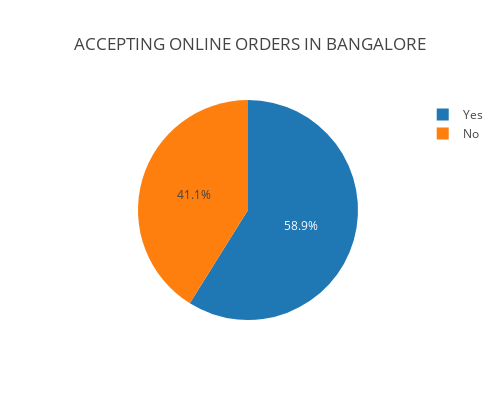

Source (notebook cell):
### Markdown cell above
## RESTAURANTS ACCEPTING vs NOT ACCEPTING ONLINE ORDERS IN BANGALORE

### Code cell
x= df['online_order'].value_counts()

pieplot= go.Pie(labels= x.index, values= x)
layout= go.Layout(title='ACCEPTING ONLINE ORDERS IN BANGALORE', width= 500, height= 400)
fig= go.Figure(data= [pieplot], layout= layout)
py.iplot(fig, filename='pieplot')

### Figure 1 — Plotly figure (JSON) as saved in the notebook; plotly's stock layout.template omitted (floating-point values rounded to 4 significant figures)
{"data": [{"labels": ["Yes", "No"], "type": "pie", "uid": "bd50253f-78d9-46b1-b430-6c4aa13d7f50", "values": [30444, 21273]}], "layout": {"height": 400, "title": {"text": "ACCEPTING ONLINE ORDERS IN BANGALORE"}, "width": 500}}
